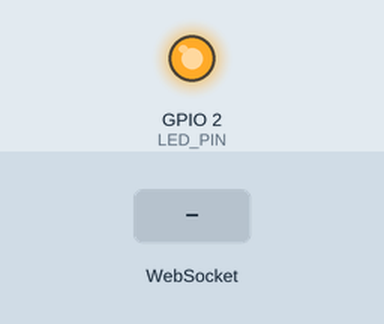
Bench run of a sketch on a simulated ESP32. On the bench: output pins drawn as LEDs (lit = HIGH). Inputs (shaded band) come from the test bench. WiFi joins after 1.5 s; servers stay silent unless stated; I2S audio is not simulated (input reads silence); what the sketch prints to the serial monitor is not drawn.

Above: at 0.5 s.
At 2.8 s:
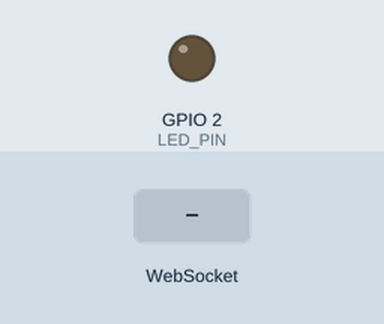
2.9 s: WebSocket text "1" received
Timing chart, 0 to 5.9 s (numbered marks = the images above; inputs shaded):
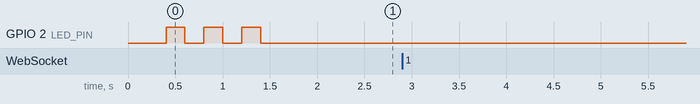

The sketch:

LCL_Edge_Node.ino
```cpp
/*
 * LCL Sovereign Edge Node V14 - "The VU Pumper"
 * LED VU meter: fast flash = loud, slow flash = quiet
 * I2S INMP441 only (GPIO 14/15/4). No analogRead - Core 3.x driver_ng conflict.
 */

#include <WiFi.h>
#include <WebSocketsClient.h>
#include <driver/i2s.h>

const char* ssid     = "Verizon_SD4YSF";
const char* password = "ply6glee9ran";
const char* ws_host  = "192.168.1.160";
const int   ws_port  = 8766;   // plain WS (no TLS) — server WSS is 8765 for browsers only

#define LED_PIN     2
#define BUF_SAMPLES 512

WebSocketsClient webSocket;
bool hubConnected = false;

unsigned long lastLedToggle = 0;
bool ledState = false;
int ledInterval = 0;

void webSocketEvent(WStype_t type, uint8_t* payload, size_t length) {
  if (type == WStype_CONNECTED) {
    hubConnected = true;
    Serial.println("HUB SYNCED");
    webSocket.sendTXT("{\"type\":\"esp32_hello\"}");
  } else if (type == WStype_DISCONNECTED) {
    hubConnected = false;
    Serial.println("HUB LOST");
  }
}

float calcRMS(int16_t* buf, int len) {
  float sum = 0;
  for (int i = 0; i < len; i++) {
    float s = buf[i] / 32768.0f;
    sum += s * s;
  }
  return sqrtf(sum / len);
}

void updateLED() {
  if (ledInterval <= 0) { digitalWrite(LED_PIN, LOW); return; }
  unsigned long now = millis();
  if (now - lastLedToggle >= (unsigned long)ledInterval) {
    ledState = !ledState;
    digitalWrite(LED_PIN, ledState ? HIGH : LOW);
    lastLedToggle = now;
  }
}

void setup() {
  Serial.begin(115200);
  pinMode(LED_PIN, OUTPUT);
  digitalWrite(LED_PIN, LOW);

  Serial.print("WiFi connecting");
  WiFi.begin(ssid, password);
  int dots = 0;
  while (WiFi.status() != WL_CONNECTED) {
    delay(200);
    digitalWrite(LED_PIN, dots++ % 2);
    Serial.print(".");
  }
  digitalWrite(LED_PIN, LOW);
  Serial.println("\nWiFi OK: " + WiFi.localIP().toString());

  i2s_config_t cfg = {
    .mode                 = (i2s_mode_t)(I2S_MODE_MASTER | I2S_MODE_RX),
    .sample_rate          = 16000,
    .bits_per_sample      = I2S_BITS_PER_SAMPLE_16BIT,
    .channel_format       = I2S_CHANNEL_FMT_ONLY_LEFT,
    .communication_format = I2S_COMM_FORMAT_STAND_I2S,
    .intr_alloc_flags     = 0,
    .dma_buf_count        = 4,
    .dma_buf_len          = BUF_SAMPLES,
    .use_apll             = false
  };
  i2s_pin_config_t pins = {
    .mck_io_num   = I2S_PIN_NO_CHANGE,
    .bck_io_num   = 14,
    .ws_io_num    = 15,
    .data_out_num = I2S_PIN_NO_CHANGE,
    .data_in_num  = 4
  };
  i2s_driver_install(I2S_NUM_0, &cfg, 0, NULL);
  i2s_set_pin(I2S_NUM_0, &pins);
  Serial.println("I2S OK");

  webSocket.begin(ws_host, ws_port, "/");
  webSocket.onEvent(webSocketEvent);
  webSocket.setReconnectInterval(2000);
  Serial.println("V14 PUMPER READY.");
}

void loop() {
  webSocket.loop();
  updateLED();

  int16_t buf[BUF_SAMPLES];
  size_t bytesRead = 0;
  esp_err_t err = i2s_read(I2S_NUM_0, buf, sizeof(buf), &bytesRead, pdMS_TO_TICKS(50));

  if (err != ESP_OK || bytesRead == 0) {
    Serial.println("[I2S TIMEOUT] No data from mic");
    return;
  }

  float rms = calcRMS(buf, bytesRead / 2);
  Serial.printf("RMS=%.5f HUB=%s\n", rms, hubConnected ? "OK" : "OFF");

  if (rms < 0.001f)       ledInterval = 0;
  else if (rms >= 0.05f)  ledInterval = 40;
  else {
    float norm = (rms - 0.001f) / 0.049f;
    ledInterval = (int)(400.0f - norm * 360.0f);
  }

  if (hubConnected) webSocket.sendBIN((uint8_t*)buf, bytesRead);
}
```

Measured:
- after the input at 2.9 s, every drawn part: stays the same
